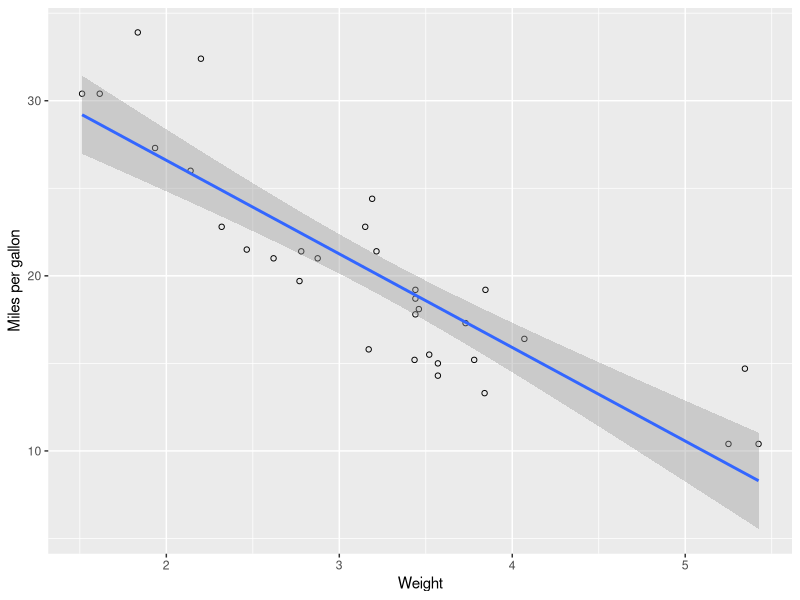

Generate this figure with R:
## ---- chunk 1
library(datasets)
library(ggplot2)
library(stats)


df <- data.frame(mtcars["wt"], mpg=mtcars$mpg)
colnames(df)[1]<-"predictor"

## ---- chunk 2
ggplot(df, aes(x=predictor, y=mpg)) + geom_point(shape=1) + 
geom_smooth(method=lm) + xlab("Weight") + ylab("Miles per gallon")
## ---- chunk 3
value_to_predict_num <- 5
df <- data.frame(mtcars["wt"], mpg=mtcars$mpg)
colnames(df)[1]<-"predictor"
linear_model <- lm(mpg~predictor, data=df)
res <- predict(linear_model, data.frame(predictor=value_to_predict_num))
rounded_result <- round(res[[1]], digits = 2)
      
paste("Prediction: Weight of", value_to_predict_num, 
      "will result in",toString(rounded_result), "miles per gallon")
